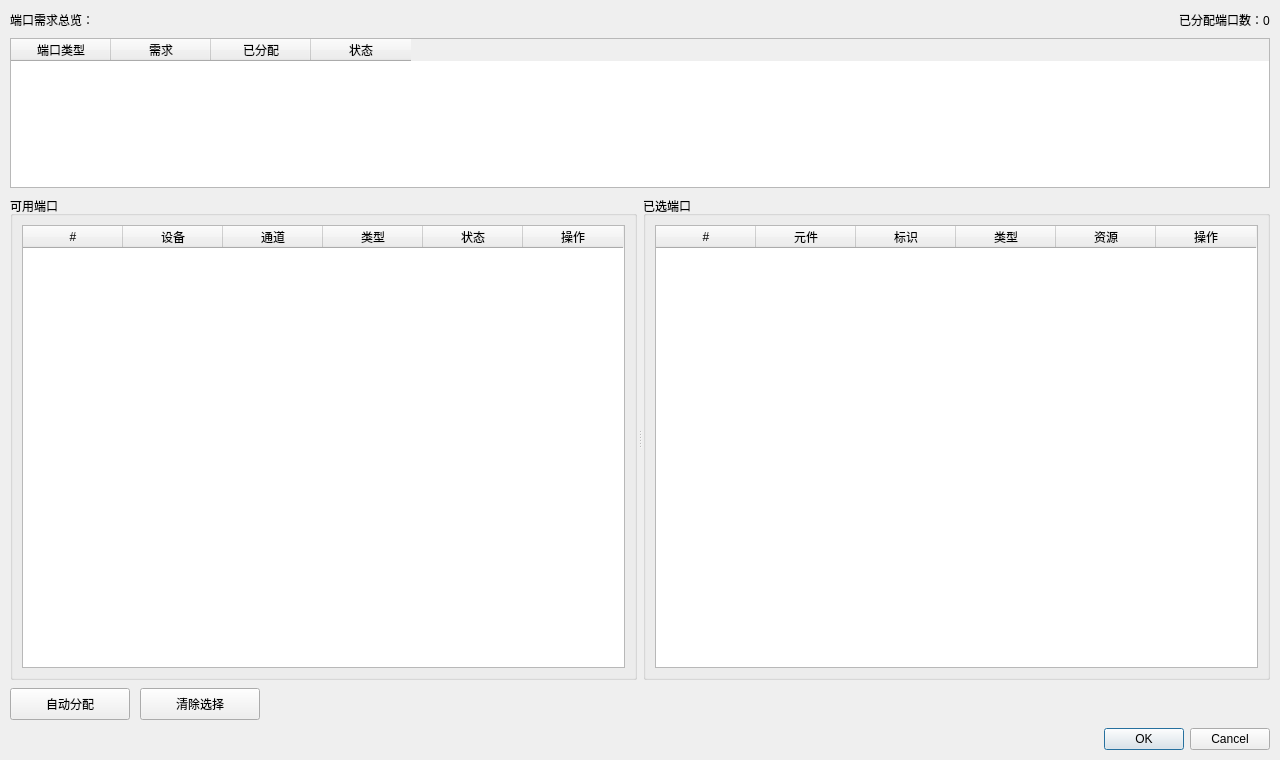
<?xml version="1.0" encoding="UTF-8"?>
<ui version="4.0">
 <class>PortAllocationReviewDialog</class>
 <widget class="QDialog" name="PortAllocationReviewDialog">
  <property name="geometry">
   <rect>
    <x>0</x>
    <y>0</y>
    <width>1280</width>
    <height>760</height>
   </rect>
  </property>
  <property name="windowTitle">
   <string>端口分配审核</string>
  </property>
  <layout class="QVBoxLayout" name="verticalLayout">
   <property name="spacing">
    <number>8</number>
   </property>
   <property name="leftMargin">
    <number>10</number>
   </property>
   <property name="topMargin">
    <number>10</number>
   </property>
   <property name="rightMargin">
    <number>10</number>
   </property>
   <property name="bottomMargin">
    <number>10</number>
   </property>
   <item>
     <layout class="QHBoxLayout" name="headerLayout">
      <property name="spacing">
       <number>10</number>
      </property>
      <item>
        <widget class="QLabel" name="summaryLabel">
         <property name="text">
          <string>端口需求总览：</string>
         </property>
        </widget>
      </item>
      <item>
        <spacer name="horizontalSpacer">
         <property name="orientation">
          <enum>Qt::Horizontal</enum>
         </property>
         <property name="sizeHint" stdset="0">
          <size>
            <width>40</width>
            <height>20</height>
          </size>
         </property>
        </spacer>
      </item>
      <item>
        <widget class="QLabel" name="selectedCountLabel">
         <property name="text">
          <string>已分配端口数：0</string>
         </property>
        </widget>
      </item>
     </layout>
    </item>
    <item>
     <widget class="QTableWidget" name="demandTable">
      <property name="minimumSize">
       <size>
        <width>0</width>
        <height>120</height>
       </size>
      </property>
      <property name="maximumSize">
        <size>
         <width>16777215</width>
          <height>150</height>
        </size>
      </property>
      <property name="editTriggers">
        <set>QAbstractItemView::NoEditTriggers</set>
      </property>
      <property name="selectionMode">
        <enum>QAbstractItemView::NoSelection</enum>
      </property>
      <attribute name="verticalHeaderVisible">
        <bool>false</bool>
      </attribute>
      <column>
        <property name="text">
         <string>端口类型</string>
        </property>
      </column>
      <column>
        <property name="text">
         <string>需求</string>
        </property>
      </column>
      <column>
        <property name="text">
         <string>已分配</string>
        </property>
      </column>
      <column>
        <property name="text">
         <string>状态</string>
        </property>
      </column>
     </widget>
    </item>
    <item>
     <widget class="QSplitter" name="mainSplitter">
      <property name="sizePolicy">
       <sizepolicy hsizetype="Expanding" vsizetype="Expanding">
        <horstretch>0</horstretch>
        <verstretch>1</verstretch>
       </sizepolicy>
      </property>
      <property name="orientation">
        <enum>Qt::Horizontal</enum>
      </property>
      <property name="handleWidth">
       <number>6</number>
      </property>
      <widget class="QGroupBox" name="groupAvailablePorts">
       <property name="minimumSize">
        <size>
         <width>520</width>
         <height>0</height>
        </size>
       </property>
        <property name="title">
         <string>可用端口</string>
        </property>
        <layout class="QVBoxLayout" name="verticalLayoutAvailable">
         <item>
          <widget class="QTableWidget" name="availableTable">
            <property name="editTriggers">
             <set>QAbstractItemView::NoEditTriggers</set>
            </property>
            <property name="selectionMode">
             <enum>QAbstractItemView::SingleSelection</enum>
            </property>
            <property name="selectionBehavior">
             <enum>QAbstractItemView::SelectRows</enum>
            </property>
            <property name="alternatingRowColors">
             <bool>true</bool>
            </property>
            <attribute name="verticalHeaderVisible">
             <bool>false</bool>
            </attribute>
            <column>
             <property name="text">
              <string>#</string>
             </property>
            </column>
            <column>
             <property name="text">
              <string>设备</string>
             </property>
            </column>
            <column>
             <property name="text">
              <string>通道</string>
             </property>
            </column>
            <column>
             <property name="text">
              <string>类型</string>
             </property>
            </column>
            <column>
             <property name="text">
              <string>状态</string>
             </property>
            </column>
            <column>
             <property name="text">
              <string>操作</string>
             </property>
            </column>
          </widget>
         </item>
        </layout>
      </widget>
      <widget class="QGroupBox" name="groupSelectedPorts">
       <property name="minimumSize">
        <size>
         <width>440</width>
         <height>0</height>
        </size>
       </property>
        <property name="title">
         <string>已选端口</string>
        </property>
        <layout class="QVBoxLayout" name="verticalLayoutSelected">
         <item>
          <widget class="QTableWidget" name="selectedTable">
            <property name="editTriggers">
             <set>QAbstractItemView::NoEditTriggers</set>
            </property>
            <property name="selectionMode">
             <enum>QAbstractItemView::SingleSelection</enum>
            </property>
            <property name="selectionBehavior">
             <enum>QAbstractItemView::SelectRows</enum>
            </property>
            <property name="alternatingRowColors">
             <bool>true</bool>
            </property>
            <attribute name="verticalHeaderVisible">
             <bool>false</bool>
            </attribute>
            <column>
             <property name="text">
              <string>#</string>
             </property>
            </column>
            <column>
             <property name="text">
              <string>元件</string>
             </property>
            </column>
            <column>
             <property name="text">
              <string>标识</string>
             </property>
            </column>
            <column>
             <property name="text">
              <string>类型</string>
             </property>
            </column>
            <column>
             <property name="text">
              <string>资源</string>
             </property>
            </column>
            <column>
             <property name="text">
              <string>操作</string>
             </property>
            </column>
          </widget>
         </item>
        </layout>
      </widget>
     </widget>
    </item>
    <item>
     <layout class="QHBoxLayout" name="actionLayout">
      <property name="spacing">
       <number>10</number>
      </property>
      <item>
        <widget class="QPushButton" name="btnAutoAssign">
         <property name="minimumSize">
          <size>
           <width>120</width>
           <height>32</height>
          </size>
         </property>
         <property name="text">
          <string>自动分配</string>
         </property>
        </widget>
      </item>
      <item>
        <widget class="QPushButton" name="btnClearSelection">
         <property name="minimumSize">
          <size>
           <width>120</width>
           <height>32</height>
          </size>
         </property>
         <property name="text">
          <string>清除选择</string>
         </property>
        </widget>
      </item>
      <item>
        <spacer name="horizontalSpacerBottom">
         <property name="orientation">
          <enum>Qt::Horizontal</enum>
         </property>
         <property name="sizeHint" stdset="0">
          <size>
            <width>40</width>
            <height>20</height>
          </size>
         </property>
        </spacer>
      </item>
     </layout>
    </item>
   <item>
    <widget class="QDialogButtonBox" name="buttonBox">
     <property name="standardButtons">
      <set>QDialogButtonBox::Cancel|QDialogButtonBox::Ok</set>
     </property>
    </widget>
   </item>
  </layout>
 </widget>
 <resources/>
 <connections/>
</ui>
